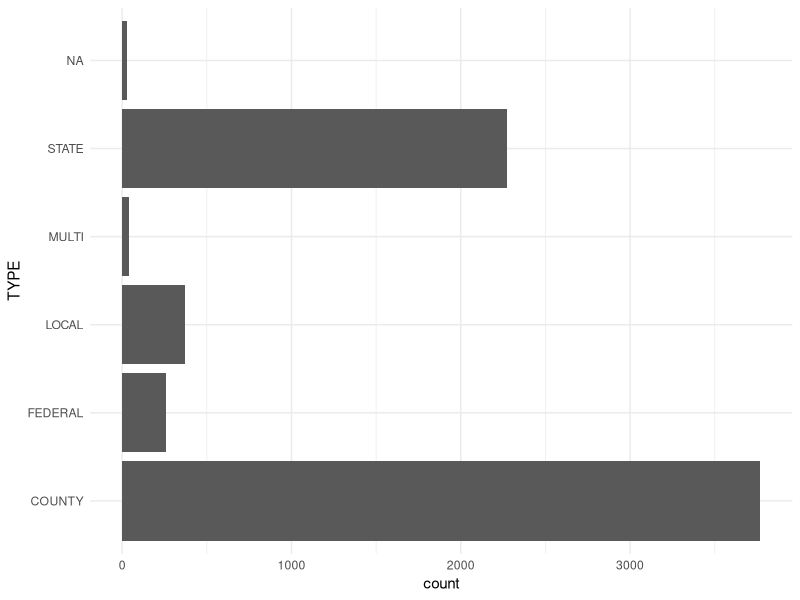
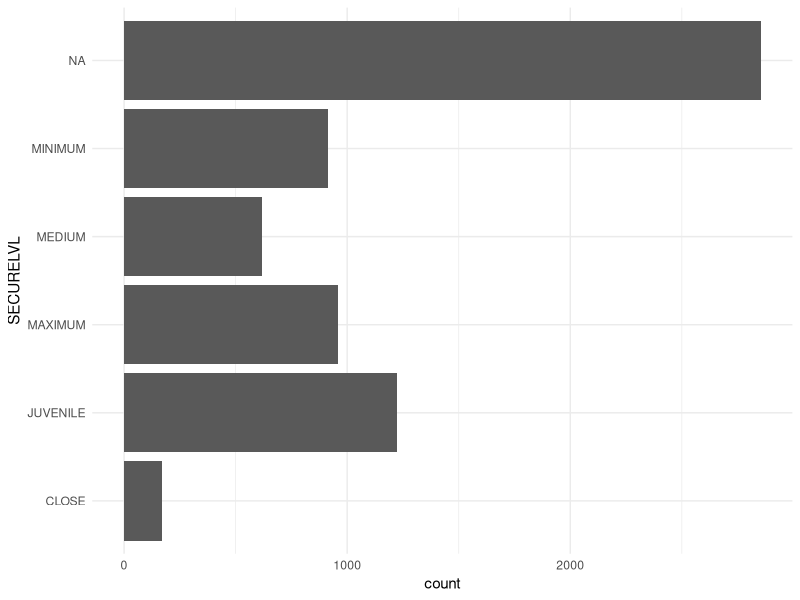
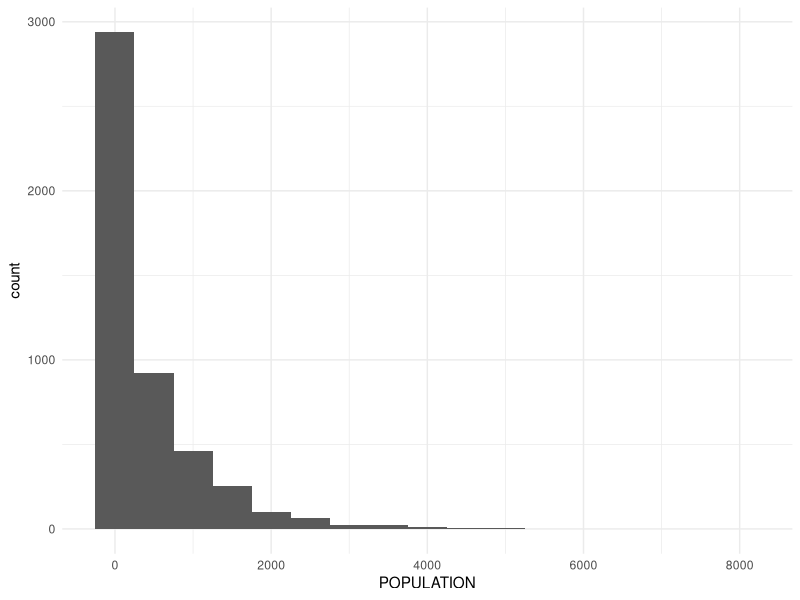
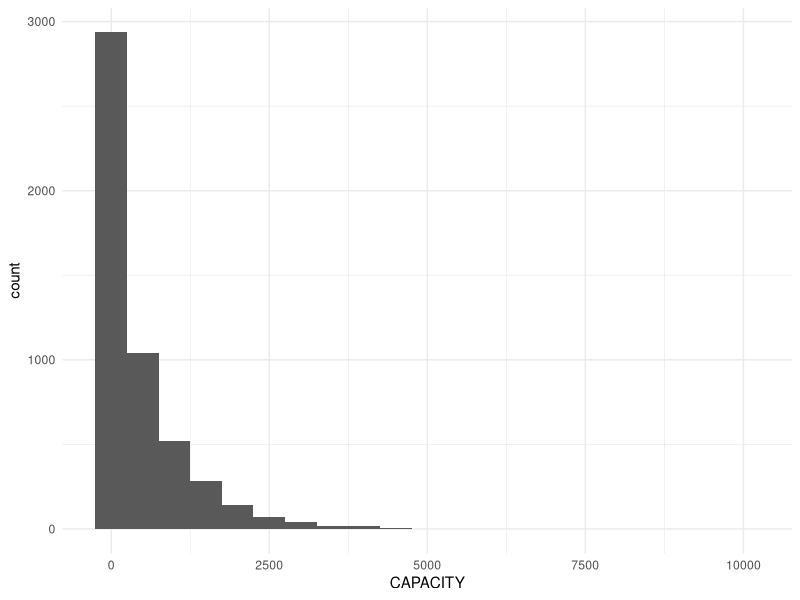

Write R code to recreate these figures, in order.
## ---- chunk 1
library(tidyverse)
## ---- chunk 2
#Most groups will need the read.csv() function to load your data. If you're unable to download your dataset as a .csv and don't know how to import your data, please send me a DM asap.
#As a refresher, here is a code template for you to follow:
#df <- read.csv("datasets/file_name.csv")

prison_boundaries <- read.csv("datasets/Prison_Boundaries.csv")
## ---- chunk 3
prison_boundaries %>% head()
## ---- chunk 4
prison_boundaries %>% str()
## ---- chunk 5
# Fill code to analyze structure here.
## ---- chunk 6
library(lubridate)

prison_boundaries <-
  prison_boundaries %>%
  mutate(across(where(is.character), ~na_if(., "NOT AVAILABLE"))) %>%
  mutate(across(where(is.numeric), ~na_if(., -999))) %>%
  mutate(VAL_DATE = ymd_hms(VAL_DATE)) %>%
  mutate(SOURCEDATE = ymd_hms(SOURCEDATE))
## ---- chunk 7
#Fill data cleaning code here.
## ---- chunk 8
# Here I assume that the FACILITYID is a unique identifier for each prison in the dataset. To check, I group by the FACILITYID and filter to the groups with more than one observation. If I'm right, 0 rows should appear, indicating that FACILITYID is unique to each row.

prison_boundaries %>%
  group_by(FACILITYID) %>% 
  filter(n() > 1)
## ---- chunk 9
#Fill code confirm you've identified a unique ID for each row. Adjust your assumption if necessary, along with this code.
## ---- chunk 10
prison_boundaries %>%
  ggplot(aes(x = TYPE)) + 
  geom_bar() +
  coord_flip() +
  theme_minimal()

prison_boundaries %>%
  ggplot(aes(x = SECURELVL)) + 
  geom_bar() +
  coord_flip() +
  theme_minimal()
## ---- chunk 11
#Fill code to plot bar charts here. 
## ---- chunk 12
prison_boundaries %>%
  filter(is.na(TYPE))

prison_boundaries %>%
  filter(TYPE == "MULTI")

prison_boundaries %>%
  filter(is.na(SECURELVL))
## ---- chunk 13
#Fill code to filter to residual categories here. 
## ---- chunk 14
prison_boundaries %>%
  ggplot(aes(x = POPULATION)) + 
  geom_histogram(binwidth = 500) +
  theme_minimal()

prison_boundaries %>%
  ggplot(aes(x = CAPACITY)) + 
  geom_histogram(binwidth = 500) +
  theme_minimal()
## ---- chunk 15
#Fill code to plot histograms here. 
